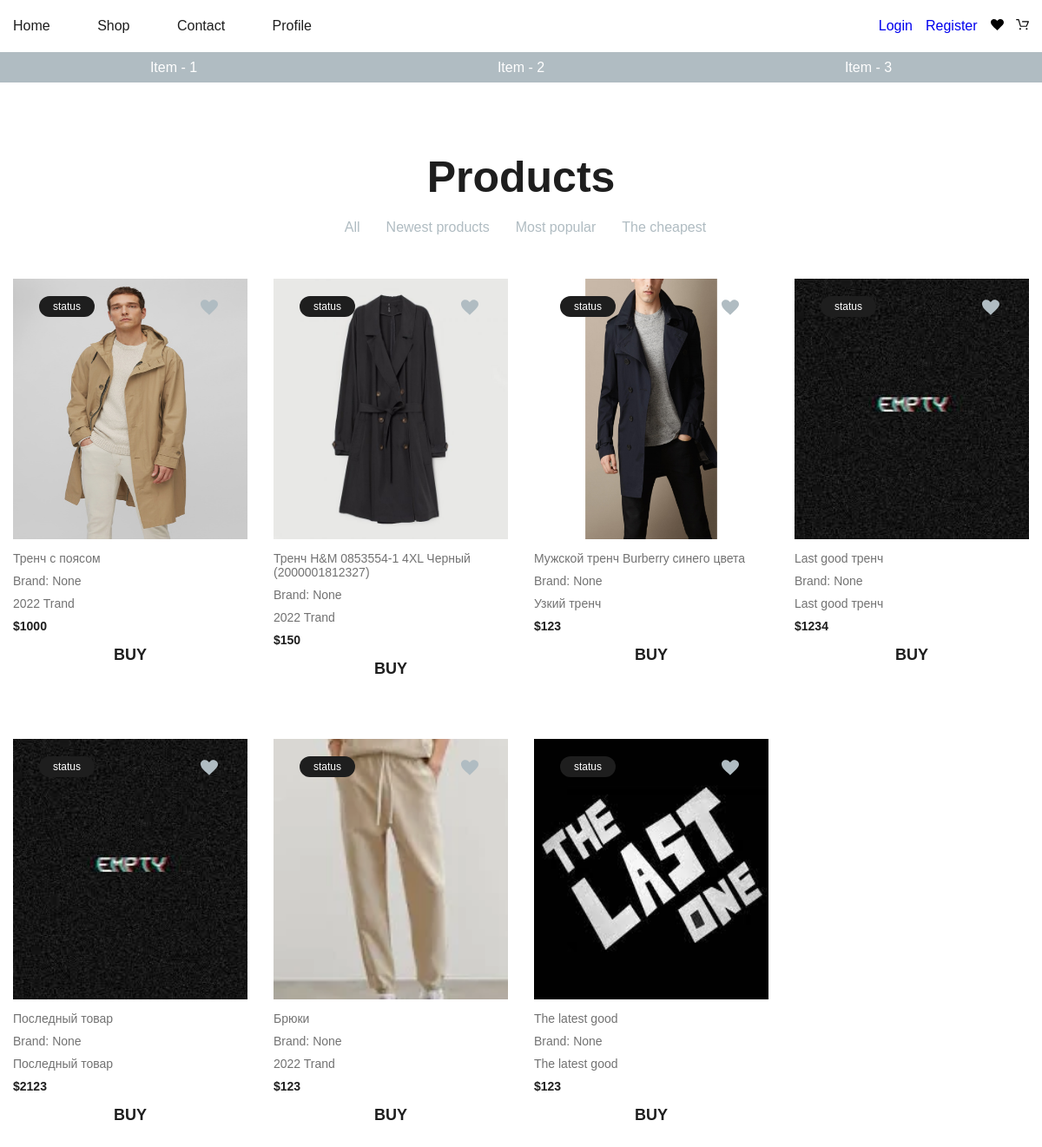
Before: / with the older database file.
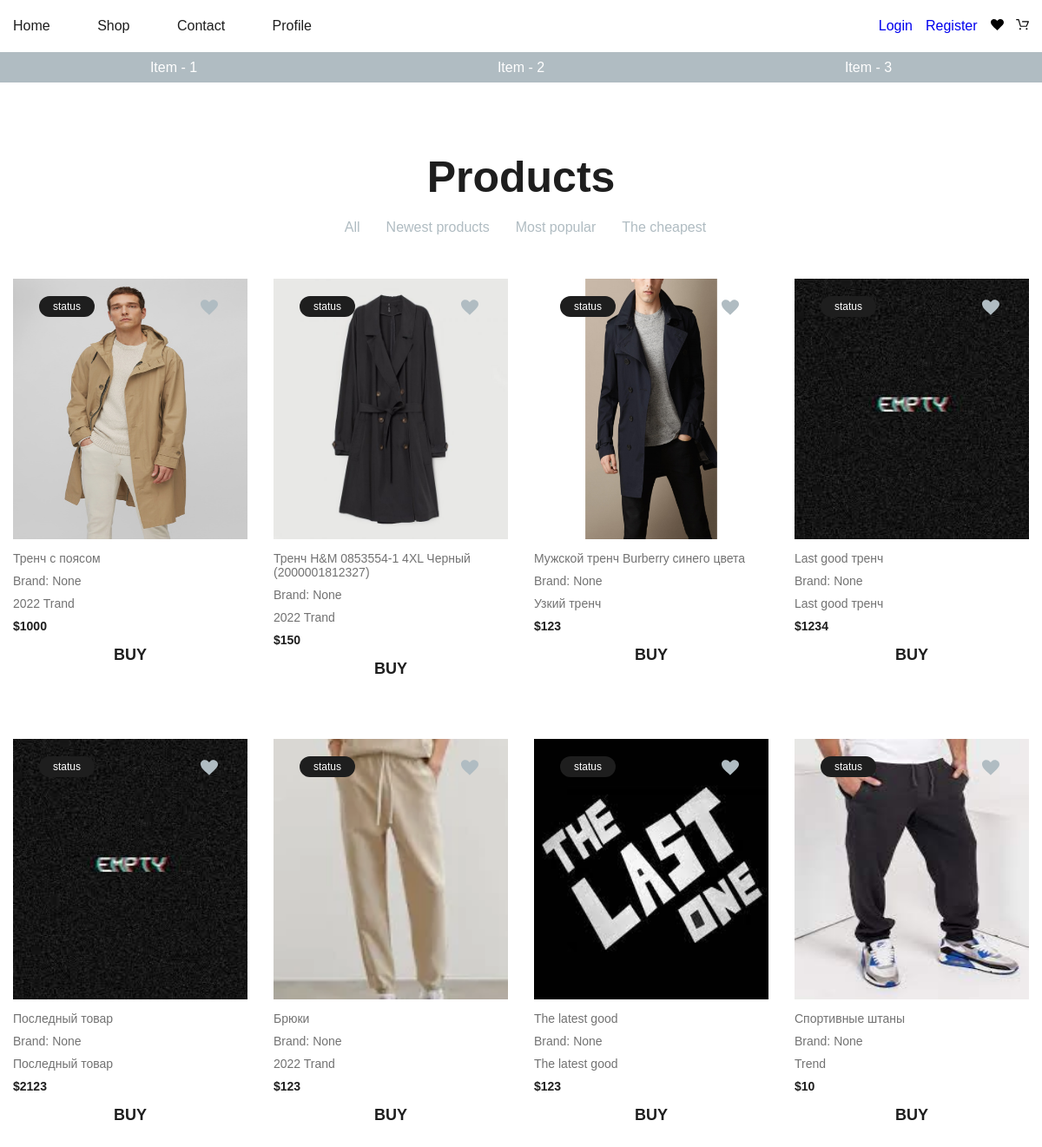
After: the same page with the newer database file.
### mainApp/models.py (models this page shows, shortened)
class Good(m.Model):
    title = m.CharField(max_length=250, verbose_name="Заголовок товара")
    subtitle = m.CharField(max_length=250, verbose_name="Под заголовок товара")
    description = m.TextField(verbose_name="Описание товара", blank=True, null=True)
    price = m.PositiveIntegerField(verbose_name="Цена")
    photo = m.ImageField(upload_to="photos/goods/%m/%d/", verbose_name="Фото товара", default="empty.jfif")
    views = m.PositiveIntegerField(default=0, verbose_name="Количество просмотров")
    is_published = m.BooleanField(default=True, verbose_name="Опулбиковано ?")
    created_dt = m.DateTimeField(auto_now_add=True)
    updated_dt = m.DateTimeField(auto_now=True)
    category = TreeForeignKey(Category, on_delete=m.CASCADE, blank=False,
                              null=False, verbose_name=u'Раздел')
    slug = m.SlugField(max_length=255, unique=True, blank=True)
    class Meta:
        verbose_name = "Товар"
        verbose_name_plural = "Товары"
    def get_absolute_url(self):
        return reverse('good_detail', kwargs={'slug': self.slug})

### mainApp/views.py (the view, shortened to what this page needs)
# urls.py: path('', views.HomeView.as_view(), name='home'),
class HomeView(View):
    template_name = 'mainApp/home.html'
    def get(self, request, *args, **kwargs):
        filter_value = request.GET.get('filter')
        if filter_value == 'by-date':
            ordered_goods = Good.objects.order_by('-created_dt')[:8]
        elif filter_value == 'by-views':
            ordered_goods = Good.objects.order_by('-views')[:8]
        elif filter_value == 'by-price':
            ordered_goods = Good.objects.order_by('price')[:8]
        else:
            ordered_goods = Good.objects.all()[:8]
        context = {
            "all_goods": ordered_goods
        }
        return render(request, self.template_name, context=context)

### basket/basket_class.py (called while the page is built)
    def __len__(self):
        return sum(item['qty'] for item in self.basket.values())

### basket/context_processors.py (called while the page is built)
def basket(request):
    return {'basket': Basket(request)}

### mainApp/templates/mainApp/home.html (shortened to what this page needs)
{% extends 'base.html' %}
{% load static %}
{% block content %}
  <section class="products">
    <div class="container">
      <div class="products__inner">
        <div class="products__filter">
          <h2 class="products__title">Products</h2>
          <ul class="products__control">
            <li class="products__control__item" data-filter="all">
              <a href="{% url 'home' %}">All</a>
            </li>
            <li class="products__control__item" data-filter="by-date">
              <a href="{% url 'home' %}?filter=by-date">Newest products</a>
            </li>
            <li class="products__control__item" data-filter="by-views">
              <a href="{% url 'home' %}?filter=by-views">Most popular</a>
            </li>
            <li class="products__control__item" data-filter="by-price">
              <a href="{% url 'home' %}?filter=by-price">The cheapest</a>
            </li>
          </ul>
        </div>
        <div class="products__list">
          {% for good in all_goods %}
            {% include 'mainApp/include/_output_good.html' %}
          {% endfor %}
        </div>
      </div>
    </div>
  </section>
{% endblock %}

### mainApp/templates/mainApp/include/_output_good.html (shortened to what this page needs)
{% load static %}
<div class="products__item" id="products__item{{ good.id }}"
     data-views="{{ good.views }}"
     data-created="{{ good.created_dt }}"
     data-price="{{ good.price }}">
  <div class="products__item__inner">
    <div class="product__item__top">
      <div class="status">status</div>
      <div class="wishlist {% if good.wishlist_set.all %}wishlist__active{% endif %}" id="wishlist{{ good.id }}"
           data-id={{ good.id }}
      >
      </div>
      <div class="product__item__top__img">
        <a href="{{ good.get_absolute_url }}">
          <img src="{{ good.photo.url }}" alt="" width="100%" height="300px">
        </a>
      </div>
    </div>
    <div class="products__item__bottom">
      <p class="products__item__bottom__title">{{ good.title }}</p>
      <p class="products__item__bottom__brand">Brand: None</p>
      <p class="products__item__bottom__desc">{{ good.subtitle }}</p>
      <p class="products__item__bottom__price">${{ good.price }}</p>
      <a class="btn">BUY</a>
    </div>
  </div>
</div>

Changed rows visible on the page:
added Good: photo (picture), title "Спортивные штаны", subtitle "Trend", price "10"
